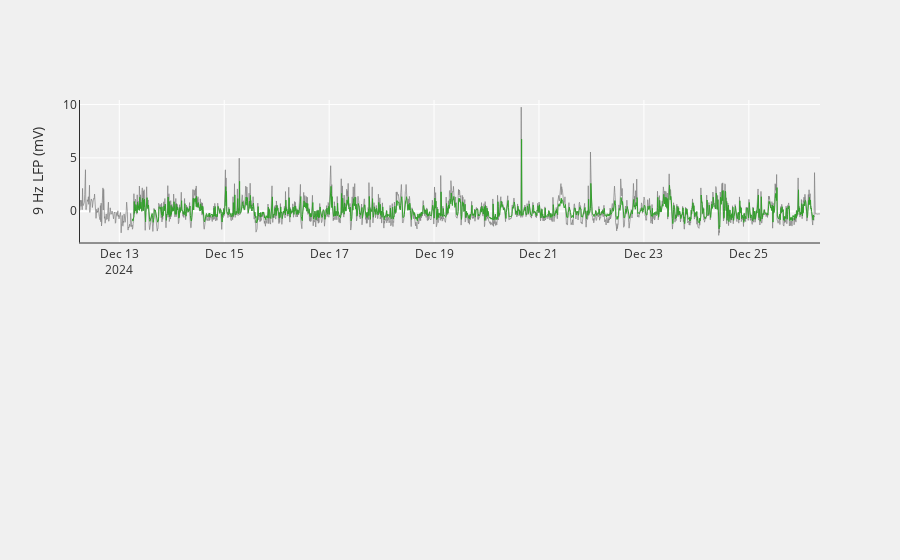

Write notebook code for a chart like this one.
### Code cell
# Plot Full Time-Domain Plot
for i in range(len(start_index) - 1):
    segment_days = np.ravel(days[start_index[i]+1:start_index[i+1]])
    segment_OG = pt_df.query('days_since_dbs in @segment_days')[f'lfp_{hemisphere}_z_scored_{model}']
    segment_linAR = pt_df.query('days_since_dbs in @segment_days')[f'lfp_{hemisphere}_preds_{model}']
    segment_times = pt_df.query('days_since_dbs in @segment_days')['CT_timestamp']

    mask = ~np.isnan(segment_times) & ~np.isnan(segment_OG)
    valid_indices = np.where(mask)[0]
    
    if len(valid_indices) > 0:
        segments = np.split(valid_indices, np.where(np.diff(valid_indices) != 1)[0] + 1)
        
        for segment in segments:
            if len(segment) > 0:
                fig.add_trace(go.Scatter(
                    x=segment_times.values[segment],
                    y=segment_OG.values[segment],
                    mode='lines',
                    line=dict(color=c_OG, width=1),
                    showlegend=False
                ), row=1, col=1)

    linAR_mask = ~np.isnan(segment_times) & ~np.isnan(segment_linAR)
    valid_indices = np.where(mask)[0]
    
    if len(valid_indices) > 0:
        segments = np.split(valid_indices, np.where(np.diff(valid_indices) != 1)[0] + 1)
        
        for segment in segments:
            if len(segment) > 0:
                fig.add_trace(go.Scatter(
                    x=segment_times.values[segment],
                    y=segment_linAR.values[segment],
                    mode='lines',
                    line=dict(color=c_linAR, width=1),
                    showlegend=False
                ), row=1, col=1)

linAR_t = pt_df.dropna(subset=[f'lfp_{hemisphere}_preds_{model}'])['CT_timestamp']
#fig.add_trace(go.Scatter(x=linAR_t, y=pt_df.dropna(subset=[f'lfp_{hemisphere}_preds_{model}'])[f'lfp_{hemisphere}_preds_{model}'], mode='lines', name="Linear AR", line=dict(color=c_linAR, width=1.5), showlegend=False), row=1, col=1)                
fig.update_yaxes(title_text="9 Hz LFP (mV)", row=1, col=1, tickfont=dict(color=axis_title_font_color), titlefont=dict(color=axis_title_font_color), showline=True, linecolor=axis_line_color)
fig.update_xaxes(tickfont=dict(color=axis_title_font_color), titlefont=dict(color=axis_title_font_color), showline=True, linecolor=axis_line_color)

### Figure 1 — Plotly figure (JSON) as saved in the notebook; plotly's stock layout.template omitted (floating-point values rounded to 4 significant figures; data arrays with more than 128 entries replaced by an {"elided": "..."} marker saying what was removed)
{"data": [{"line": {"color": "rgba(128, 128, 128, 0.7)", "width": 1}, "mode": "lines", "showlegend": false, "type": "scatter", "x": {"elided": "2031 str values"}, "xaxis": "x", "y": {"elided": "2031 float values"}, "yaxis": "y"}, {"line": {"color": "rgba(51, 160, 44, 1)", "width": 1}, "mode": "lines", "showlegend": false, "type": "scatter", "x": {"elided": "2031 str values"}, "xaxis": "x", "y": {"elided": "2031 float values"}, "yaxis": "y"}], "layout": {"annotations": [{"font": {"color": "#2e2e2e", "family": "Helvetica", "size": 20}, "showarrow": false, "text": "", "x": 0, "xanchor": "center", "xref": "paper", "y": 1, "yanchor": "bottom", "yref": "paper"}, {"font": {"color": "#2e2e2e", "family": "Helvetica", "size": 20}, "showarrow": false, "text": "", "x": 0, "xanchor": "center", "xref": "paper", "y": 1, "yanchor": "bottom", "yref": "paper"}, {"font": {"color": "#2e2e2e", "family": "Helvetica", "size": 20}, "showarrow": false, "text": "", "x": 0, "xanchor": "center", "xref": "paper", "y": 1, "yanchor": "bottom", "yref": "paper"}], "paper_bgcolor": "rgba(240, 240, 240, 1)", "plot_bgcolor": "rgba(240, 240, 240, 1)", "xaxis": {"anchor": "y", "domain": [0, 1], "linecolor": "#2e2e2e", "showline": true, "tickfont": {"color": "#2e2e2e"}, "title": {"font": {"color": "#2e2e2e"}}}, "xaxis2": {"anchor": "y2", "domain": [0, 0.8727], "linecolor": "#2e2e2e", "showline": true, "tickfont": {"color": "#2e2e2e"}, "title": {"font": {"color": "#2e2e2e"}}}, "xaxis3": {"anchor": "y3", "domain": [0.9227, 1], "linecolor": "#2e2e2e", "showline": true, "tickfont": {"color": "#2e2e2e"}, "title": {"font": {"color": "#2e2e2e"}}}, "yaxis": {"anchor": "x", "domain": [0.625, 1], "linecolor": "#2e2e2e", "showline": true, "tickfont": {"color": "#2e2e2e"}, "title": {"font": {"color": "#2e2e2e"}, "text": "9 Hz LFP (mV)"}}, "yaxis2": {"anchor": "x2", "domain": [0, 0.375]}, "yaxis3": {"anchor": "x3", "domain": [0, 0.375]}}}
